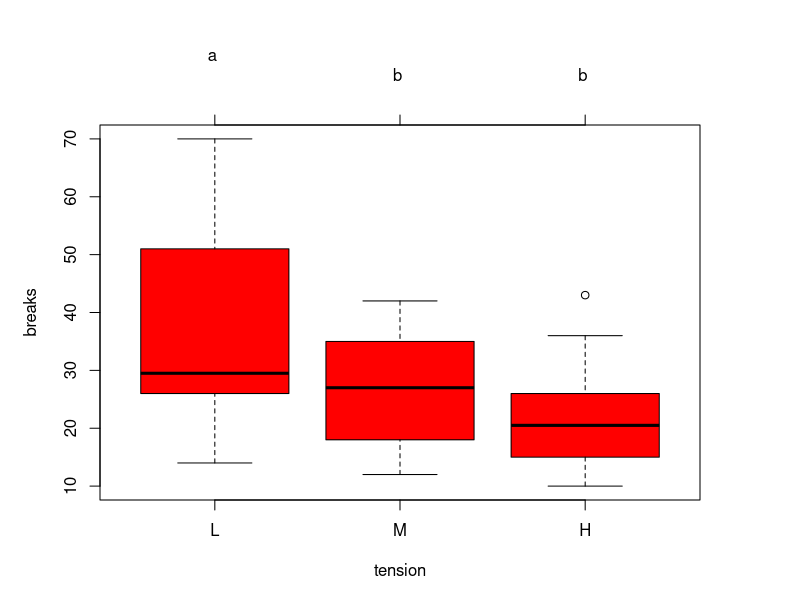

This figure's R source:
## ---- chunk 1
knitr::opts_chunk$set(echo = TRUE)

# Install / Call library

library('multcomp')

# Using the warpbreaks from multcomp
data(warpbreaks)


# Produce Summary
summary(warpbreaks)

amod <- aov(breaks ~ tension, data = warpbreaks)


### specify all pair-wise comparisons among levels of variable "tension" using Tukey test
tuk <- glht(amod, linfct = mcp(tension = "Tukey"))

### extract information
tuk.cld <- cld(tuk)

### use sufficiently large upper margin
old.par <- par(mai=c(1,1,1.25,1), no.readonly = TRUE)

### plot
plot(tuk.cld, col='red')
par(old.par)
